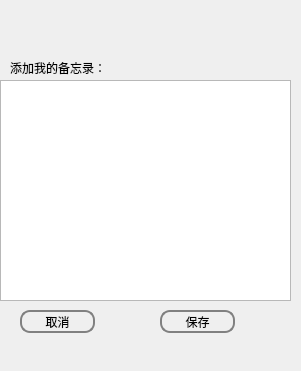
<?xml version="1.0" encoding="UTF-8"?>
<ui version="4.0">
 <class>addwork</class>
 <widget class="QDialog" name="addwork">
  <property name="geometry">
   <rect>
    <x>0</x>
    <y>0</y>
    <width>301</width>
    <height>371</height>
   </rect>
  </property>
  <property name="windowTitle">
   <string>Dialog</string>
  </property>
  <property name="autoFillBackground">
   <bool>false</bool>
  </property>
  <property name="styleSheet">
   <string notr="true">QPushButton{
    border:2px solid gray;
    border-radius: 10px;
}
QPushButton:hover{
    color:white;
    background:rgb(52, 203, 147);
}  

QPushButton:checked
{
    color:white;
    background:black;
}
</string>
  </property>
  <widget class="QLabel" name="label_3">
   <property name="geometry">
    <rect>
     <x>10</x>
     <y>60</y>
     <width>141</width>
     <height>16</height>
    </rect>
   </property>
   <property name="text">
    <string>添加我的备忘录：</string>
   </property>
  </widget>
  <widget class="QTextEdit" name="textEdit">
   <property name="geometry">
    <rect>
     <x>0</x>
     <y>80</y>
     <width>291</width>
     <height>221</height>
    </rect>
   </property>
  </widget>
  <widget class="QPushButton" name="pushButton">
   <property name="geometry">
    <rect>
     <x>20</x>
     <y>310</y>
     <width>75</width>
     <height>23</height>
    </rect>
   </property>
   <property name="text">
    <string>取消</string>
   </property>
  </widget>
  <widget class="QPushButton" name="pushButton_2">
   <property name="geometry">
    <rect>
     <x>160</x>
     <y>310</y>
     <width>75</width>
     <height>23</height>
    </rect>
   </property>
   <property name="autoFillBackground">
    <bool>false</bool>
   </property>
   <property name="text">
    <string>保存</string>
   </property>
  </widget>
 </widget>
 <resources/>
 <connections/>
</ui>
